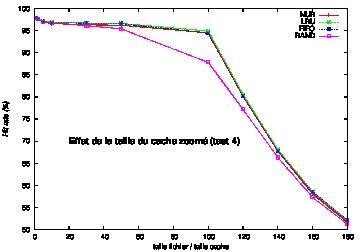

Write gnuplot code to recreate this figure.
set style data linespoints
set xlabel "taille fichier / taille cache"
set ylabel "Hit rate (%)" font "Helvetica-Oblique"
set label "Effet de la taille du cache zoomé (test 4)" font "Helvetica-Bold,18" at 20,70 
set encoding utf8
set terminal postscript eps color
set output "t4-cache_size-zoom.eps"
plot "t4-cache_size-zoom" using 1:2 t "NUR", "t4-cache_size-zoom" using 1:3 t "LRU", "t4-cache_size-zoom" using 1:4 t "FIFO", "t4-cache_size-zoom" using 1:5 t "RAND"
